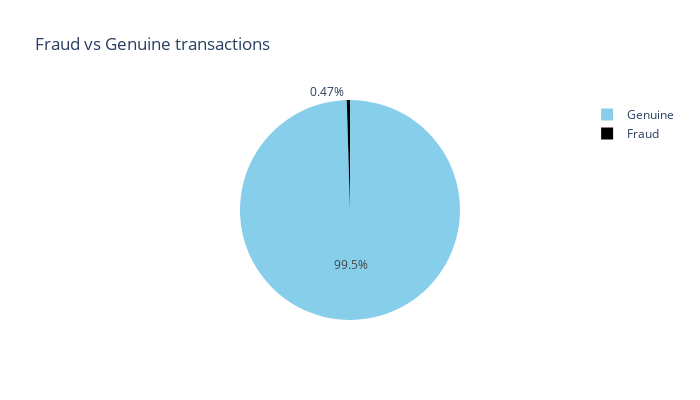

Write notebook code for a chart like this one.
### Code cell
labels=["Genuine","Fraud"]

fraud_or_not = train["is_fraud"].value_counts().tolist()
values = [fraud_or_not[0], fraud_or_not[1]]

fig = px.pie(values=train['is_fraud'].value_counts(), names=labels , width=700, height=400, color_discrete_sequence=["skyblue","black"]
             ,title="Fraud vs Genuine transactions")
fig.show()

### Figure 1 — Plotly figure (JSON) as saved in the notebook; plotly's stock layout.template omitted (floating-point values rounded to 4 significant figures)
{"data": [{"domain": {"x": [0, 1], "y": [0, 1]}, "hovertemplate": "label=%{label}<br>value=%{value}<extra></extra>", "labels": ["Genuine", "Fraud"], "legendgroup": "", "name": "", "showlegend": true, "type": "pie", "values": [9953, 47]}], "layout": {"height": 400, "legend": {"tracegroupgap": 0}, "piecolorway": ["skyblue", "black"], "title": {"text": "Fraud vs Genuine transactions"}, "width": 700}}
